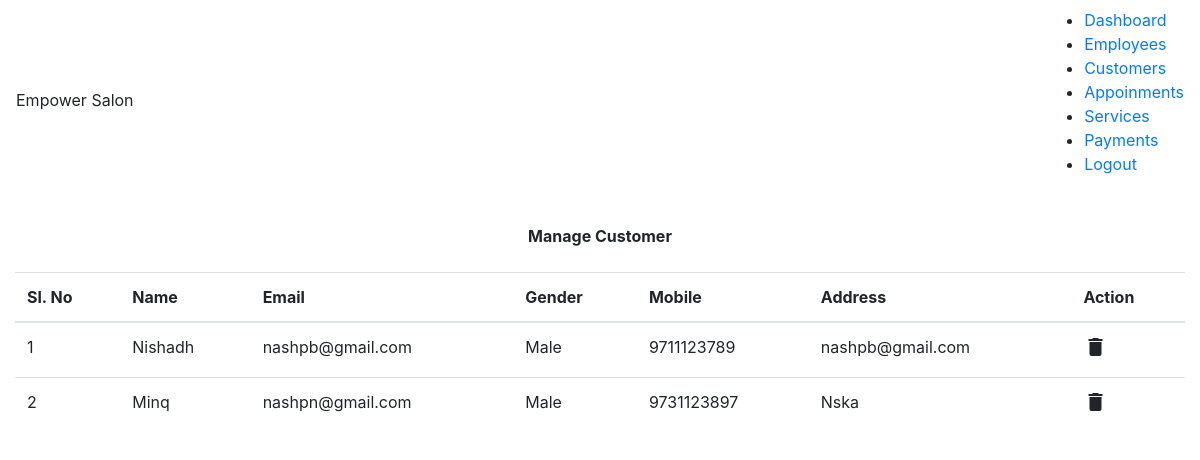
The app's page /manage_customer.php (signed in), older data.
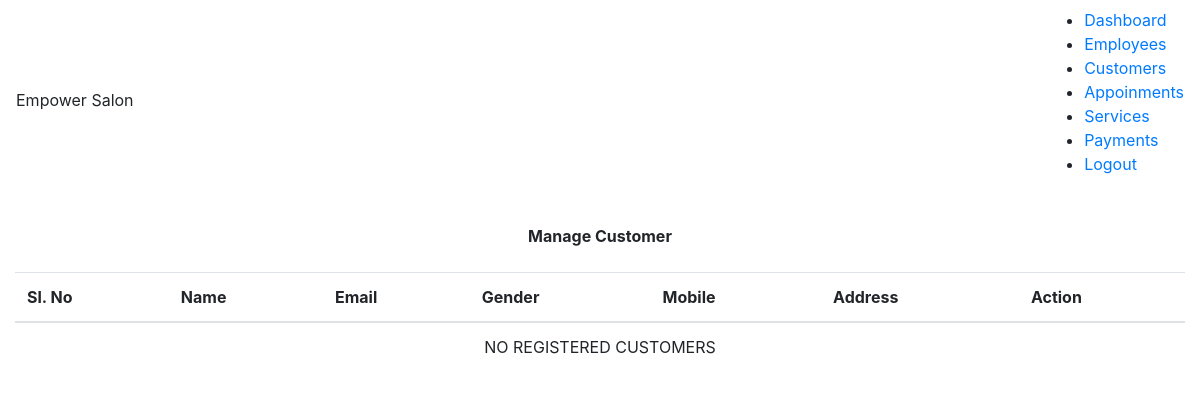
The same page, newer data.
### tables this page shows
CREATE TABLE IF NOT EXISTS `customers` (
  `id` int(11) NOT NULL AUTO_INCREMENT,
  `name` varchar(255) NOT NULL,
  `email` varchar(255) NOT NULL,
  `gender` varchar(250) NOT NULL,
  `phone_no` varchar(255) NOT NULL,
  `address` varchar(255) NOT NULL,
  PRIMARY KEY (`id`),
  UNIQUE KEY `email_UNIQUE` (`email`),
  UNIQUE KEY `phone_no_UNIQUE` (`phone_no`)
);

### manage_customer.php (the view, shortened to what this page needs)
<?php
    include_once('configs/db.php');
    include('dashboard_header.php');
    $customers = [];
	$sql_query = 'SELECT * FROM `customers`';
	$result = mysqli_query($db_conn,$sql_query);
	if($result)
	{
		$customers = mysqli_fetch_all($result);
    }
?>
<!DOCTYPE html>
<html lang="en">
<head>
    <link rel="stylesheet" href="https://maxcdn.bootstrapcdn.com/bootstrap/4.4.1/css/bootstrap.min.css">
</head>
<body>
    <p class="text-center font-weight-bold m-4">Manage Customer</p>
    <div class="container-fluid">
        <table class="table">
            <thead>
                <tr>
                    <th>Sl. No</th>
                    <th>Name</th>
                    <th>Email</th>
                    <th>Gender</th>
                    <th>Mobile</th>
                    <th>Address</th>
                    <th>Action</th>
                </tr>
            </thead>
            <tbody>
            <?php if(empty($customers)):?>
							<tr align="center">
							<td colspan="9"> NO REGISTERED CUSTOMERS </td>
							</tr>
			    <?php else:?>
                <?php
                    foreach($customers as $key=>$customer)
                    {
                        echo '<tr>
                                    <td>'.($key+1).'</td>
                                    <td>'.$customer[1].'</td>
                                    <td>'.$customer[2].'</td>
                                    <td>'.$customer[3].'</td>
                                    <td>'.$customer[4].'</td>
                                    <td>'.$customer[5].'</td>
                                    <td>
                                    <i class="material-icons" onclick=del_customer_alert('.$customer[0].')>delete</i>
                                    </td>
                             </tr>';
                    }
                ?>
                <?php endif; ?>
            </tbody>
        </table>
    </div>
</body>
</html>

### dashboard_header.php (shortened to what this page needs)
<!DOCTYPE html>
<html lang="en">
<head>
    <link rel="stylesheet" href="style/style.css">
</head>
<body>
    <div class="navbar">
        <span>Empower Salon</span>
        <ul class="nav-links">
            <li><a href="dashboard.php">Dashboard</a></li>
            <li><a href="manage_employee.php">Employees</a></li>
            <li><a href="manage_customer.php">Customers</a></li>
            <li><a href="manage_appointment.php">Appoinments</a></li>
            <li><a href="manage_service.php">Services</a></li>
            <li><a href="manage_payment.php">Payments</a></li>
            <li><a href="logout.php">Logout</a></li>
        </ul>
    </div>
</body>
</html>

### style/style.css (style rules this page uses)
body { padding: 0px; margin: 0px; }

Row changes from the older to the newer data that the page shows:
removed customers: name "Nishadh", email "nashpb@gmail.com", gender "Male", phone_no "9711123789", address "nashpb@gmail.com"
removed customers: name "Minq", email "nashpn@gmail.com", gender "Male", phone_no "9731123897", address "Nska"
Text that changed along with them:
text now shown: "NO REGISTERED CUSTOMERS"
